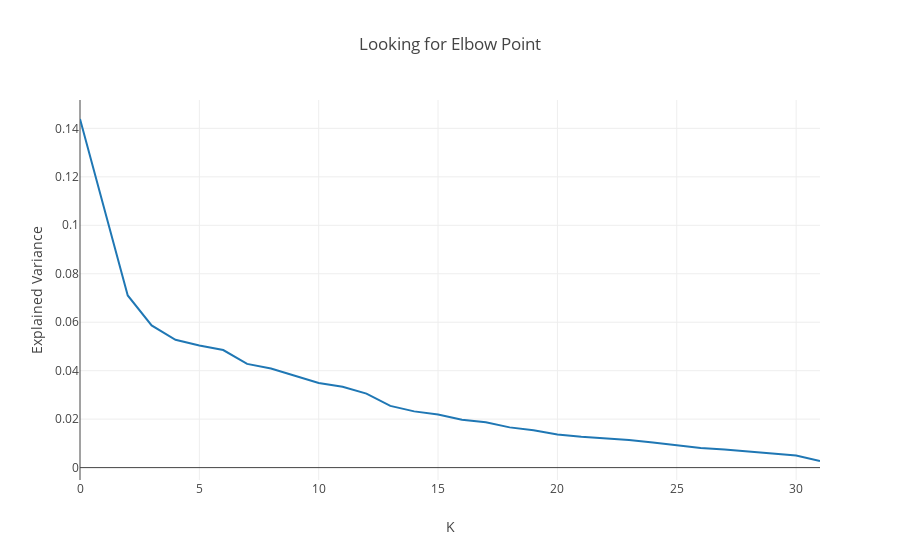

Source (notebook cell):
### Markdown cell above
<div class="span5 alert alert-info">
<h3>Exercise Set V</h3>

<p>As we saw earlier, PCA has a lot of other uses. Since we wanted to visualize our data in 2 dimensions, restricted the number of dimensions to 2 in PCA. But what is the true optimal number of dimensions?</p>

<p><b>Exercise:</b> Using a new PCA object shown in the next cell, plot the `explained_variance_` field and look for the elbow point, the point where the curve's rate of descent seems to slow sharply. This value is one possible value for the optimal number of dimensions. What is it?</p>
</div>

### Code cell
import sklearn.decomposition
pca = sklearn.decomposition.PCA()
a=pca.fit(X_matrix).explained_variance_ratio_
series_dict=dict(pd.Series(a))
y_vals=list(series_dict.values())
x_vals=list(series_dict.keys())

trace = go.Scatter(x = x_vals,y = y_vals)
data = [trace]

layout = dict(title = 'Looking for Elbow Point',
              xaxis = dict(title = 'K'),
              yaxis = dict(title = 'Explained Variance'))

fig = dict(data=data, layout=layout)
py.iplot(fig, filename='styled-line')

### Figure 1 — Plotly figure (JSON) as saved in the notebook; plotly's stock layout.template omitted (floating-point values rounded to 4 significant figures)
{"data": [{"type": "scatter", "uid": "4e13174d-47eb-44b0-b6bf-b2d6191b87a9", "x": [0, 1, 2, 3, 4, 5, 6, 7, 8, 9, 10, 11, 12, 13, 14, 15, 16, 17, 18, 19, 20, 21, 22, 23, 24, 25, 26, 27, 28, 29, 30, 31], "y": [0.1439, 0.108, 0.07104, 0.05866, 0.05273, 0.05037, 0.04853, 0.04282, 0.04086, 0.03794, 0.0349, 0.03335, 0.03052, 0.02548, 0.02321, 0.02193, 0.01979, 0.01871, 0.01661, 0.01543, 0.0137, 0.01273, 0.01214, 0.01136, 0.01033, 0.009195, 0.008106, 0.007525, 0.006607, 0.005803, 0.005009, 0.002732]}], "layout": {"title": {"text": "Looking for Elbow Point"}, "xaxis": {"title": {"text": "K"}}, "yaxis": {"title": {"text": "Explained Variance"}}}}
